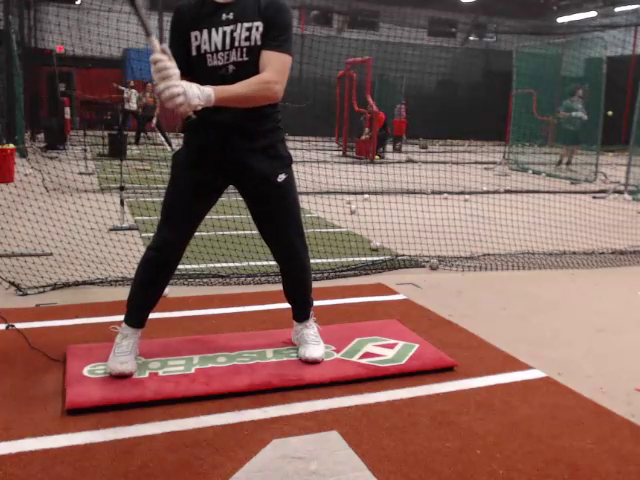
#> input picture frame 16 of motion_detection/session_1.mp4, 640 x 480 px
$ python motion_detection.py
#> lines starting #> are read from the running program, lines starting #| are printed output that depends on the picture
# https://pyimagesearch.com/2015/05/25/basic-motion-detection-and-tracking-with-python-and-opencv/

# import the necessary packages
import imutils
import argparse
import datetime
import time
from datetime import datetime
import cv2

# construct the argument parser and parse the arguments
ap = argparse.ArgumentParser()
ap.add_argument("-v", "--video", help="path to the video file", default="motion_detection/session_1.mp4")
ap.add_argument("-o", "--output", help="path to the video file", default="motion_detection/session_1_result.mp4")
# ap.add_argument("-v", "--video", help="path to the video file")
# ap.add_argument("-o", "--output", help="path to the video file")
ap.add_argument("-a", "--min-area", type=int, default=500, help="minimum area size")
ap.add_argument("-c", "--camera_index", type=int, default=0, help="camera_index")
args = vars(ap.parse_args())

# if the video argument is None, then we are reading from webcam
if args.get("video", None) is None:
    print("camera", args["camera_index"])
    cap = cv2.VideoCapture(args["camera_index"], cv2.CAP_DSHOW)
    time.sleep(2.0)
# otherwise, we are reading from a video file
else:
    cap = cv2.VideoCapture(args["video"])


# initialize the first frame in the video stream

width= int(cap.get(cv2.CAP_PROP_FRAME_WIDTH))
height= int(cap.get(cv2.CAP_PROP_FRAME_HEIGHT))
fps= int(cap.get(cv2.CAP_PROP_FPS))
print(f"video, {args['video']}, {width}, {height}, {fps}")

writer= cv2.VideoWriter(args["output"], cv2.VideoWriter_fourcc(*'MPEG'), fps, (width, height))

firstFrame = None

# loop over the frames of the video
while True:
    # grab the current frame and initialize the occupied/unoccupied
    # text
    ret, frame = cap.read()
#> frame is the input picture: shape (480, 640, 3); mean B, G, R 87.5, 94.8, 127.5
    text = "Unoccupied"
    # if the frame could not be grabbed, then we have reached the end
    # of the video
    if frame is None:
        break
    # resize the frame, convert it to grayscale, and blur it
    # frame = imutils.resize(frame, width=500)
    gray = cv2.cvtColor(frame, cv2.COLOR_BGR2GRAY)
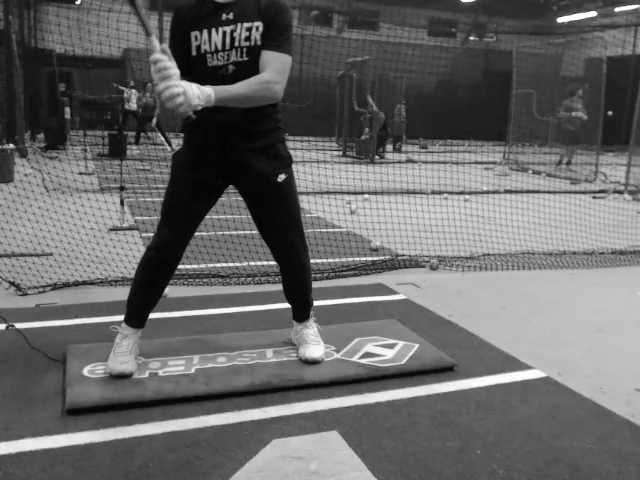
#> gray: shape (480, 640); min 0, max 255, mean 103.7
    gray = cv2.GaussianBlur(gray, (21, 21), 0)
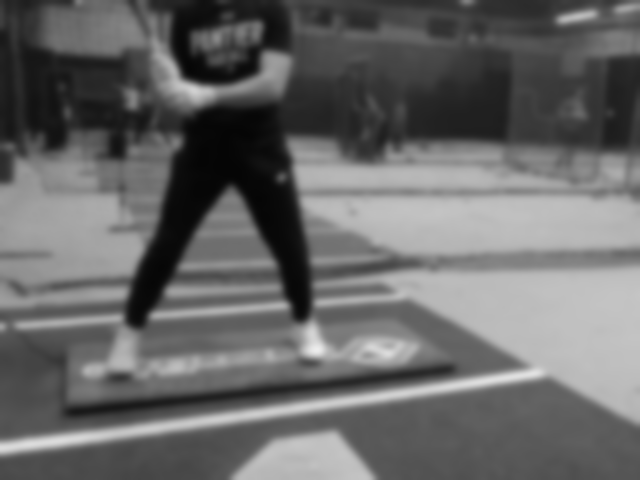
#> gray: shape (480, 640); min 5, max 237, mean 103.7
    # if the first frame is None, initialize it
    if firstFrame is None:
        firstFrame = gray
        continue

    # compute the absolute difference between the current frame and
    # first frame
    frameDelta = cv2.absdiff(firstFrame, gray)
    thresh = cv2.threshold(frameDelta, 25, 255, cv2.THRESH_BINARY)[1]

    # dilate the thresholded image to fill in holes, then find contours
    # on thresholded image
    thresh = cv2.dilate(thresh, None, iterations=2)
    cnts = cv2.findContours(thresh.copy(), cv2.RETR_EXTERNAL,
                            cv2.CHAIN_APPROX_SIMPLE)
    cnts = imutils.grab_contours(cnts)

    # loop over the contours
    for c in cnts:
        # if the contour is too small, ignore it
        if cv2.contourArea(c) < args["min_area"]:
            continue

        # compute the bounding box for the contour, draw it on the frame,
        # and update the text
        (x, y, w, h) = cv2.boundingRect(c)
        cv2.rectangle(frame, (x, y), (x + w, y + h), (0, 255, 0), 2)
        text = "Occupied"

    # draw the text and timestamp on the frame
    cv2.putText(frame, "Room Status: {}".format(text), (10, 20),
                cv2.FONT_HERSHEY_SIMPLEX, 0.5, (0, 0, 255), 2)
    cv2.putText(frame, datetime.datetime.now().strftime("%A %d %B %Y %I:%M:%S%p"),
                (10, frame.shape[0] - 10), cv2.FONT_HERSHEY_SIMPLEX, 0.35, (0, 0, 255), 1)

    # show the frame and record if the user presses a key
    cv2.imshow("Security Feed", frame)
    cv2.imshow("Thresh", thresh)
    cv2.imshow("Frame Delta", frameDelta)

    writer.write(frame)

    key = cv2.waitKey(1) & 0xFF

    # if the `q` key is pressed, break from the lop
    if key == ord("q"):
        break

# cleanup the camera and close any open windows
cap.release()
writer.release()
cv2.destroyAllWindows()

$ run again, starting later in the video
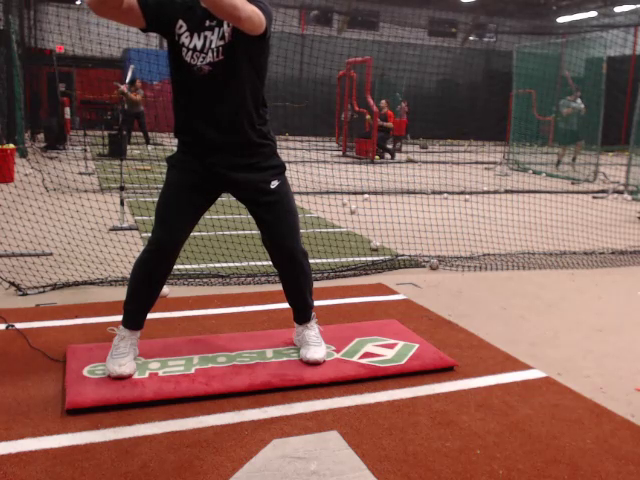
#> input picture frame 74 of motion_detection/session_1.mp4, 640 x 480 px
#> frame is the input picture: shape (480, 640, 3); mean B, G, R 83.8, 91.9, 128
#> `gray = cv2.cvtColor(frame, cv2.COLOR_BGR2GRAY)`:
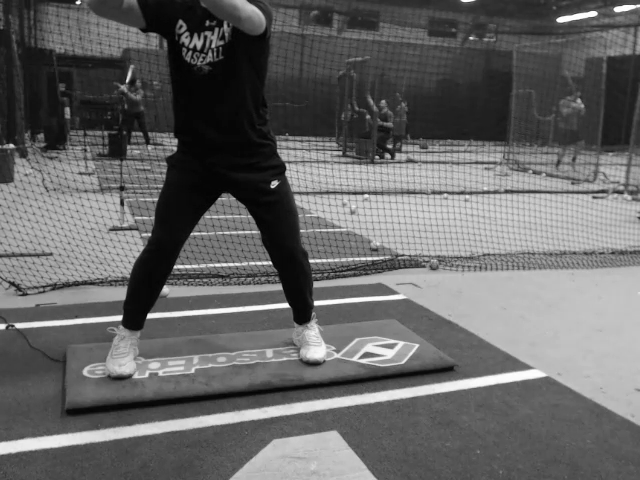
#> gray: shape (480, 640); min 1, max 255, mean 101.8
#> `gray = cv2.GaussianBlur(gray, (21, 21), 0)`:
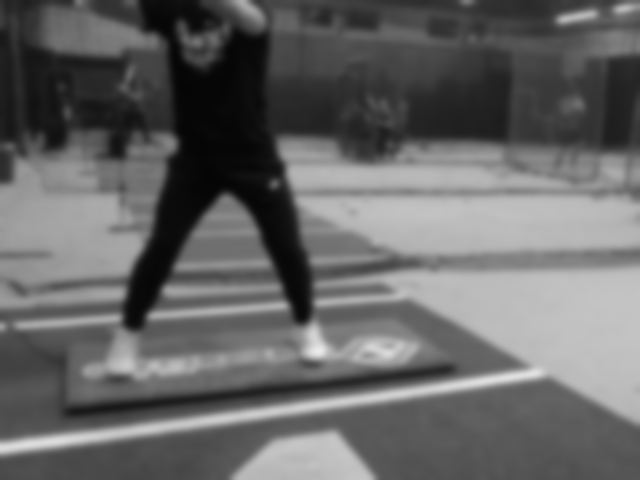
#> gray: shape (480, 640); min 5, max 234, mean 101.8

$ run again, starting later in the video
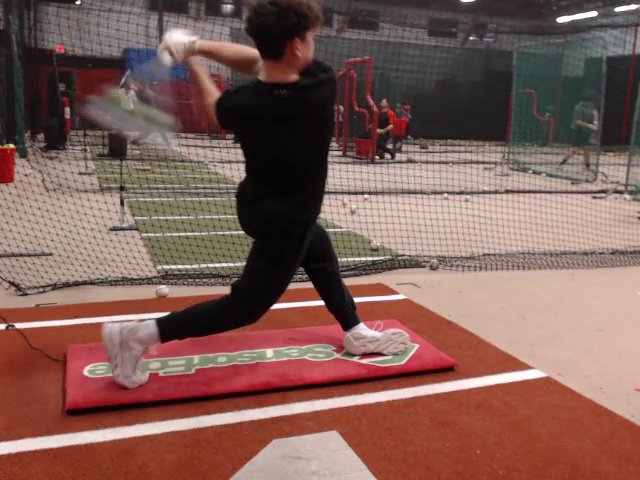
#> input picture frame 132 of motion_detection/session_1.mp4, 640 x 480 px
#> frame is the input picture: shape (480, 640, 3); mean B, G, R 86.4, 94, 127.4
#> `gray = cv2.cvtColor(frame, cv2.COLOR_BGR2GRAY)`:
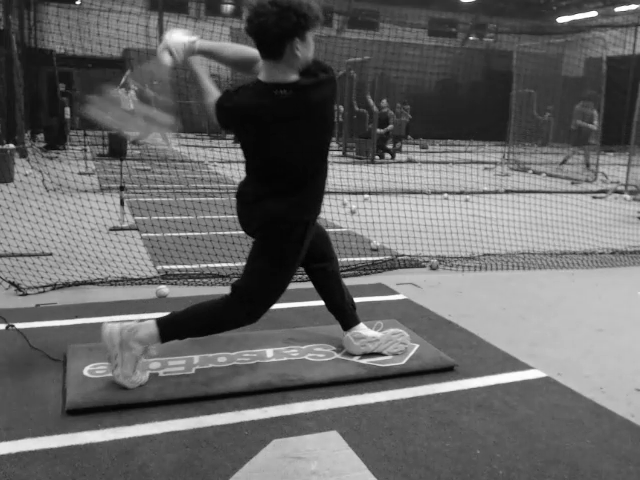
#> gray: shape (480, 640); min 0, max 255, mean 103.2
#> `gray = cv2.GaussianBlur(gray, (21, 21), 0)`:
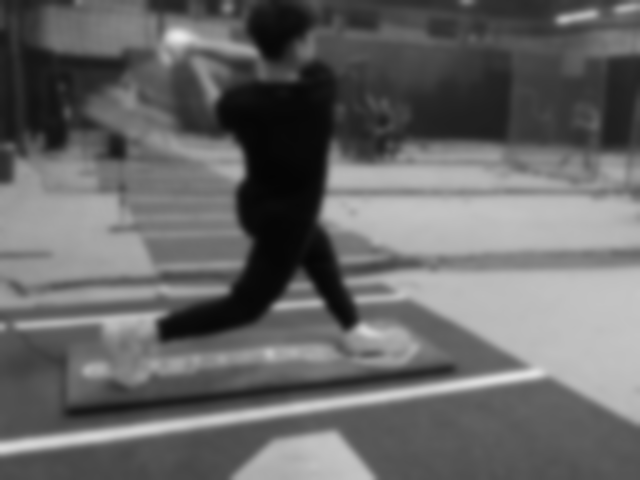
#> gray: shape (480, 640); min 4, max 234, mean 103.2
